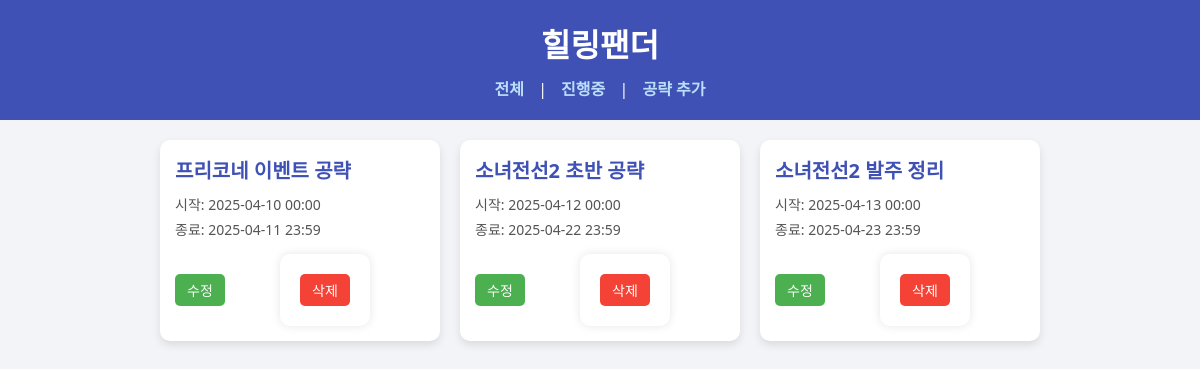
Before: / with the older database file.
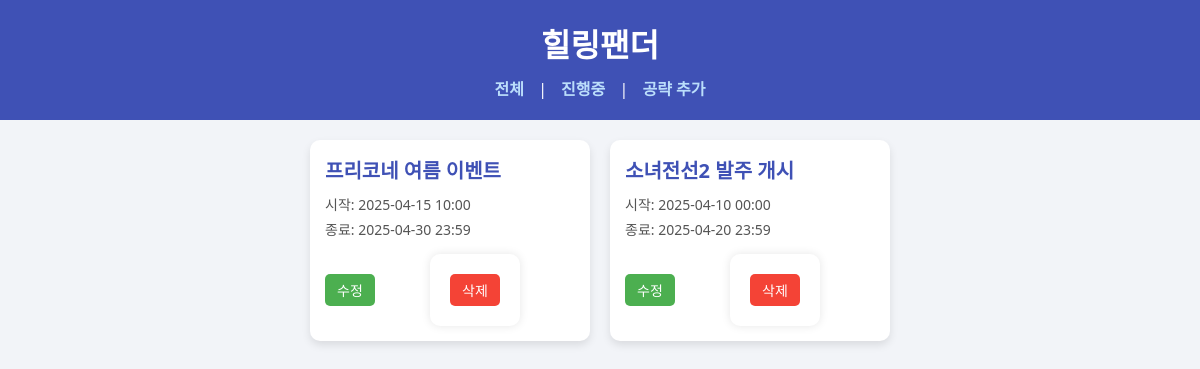
After: the same page with the newer database file.
### tables this page shows
CREATE TABLE guides (
            id INTEGER PRIMARY KEY AUTOINCREMENT,
            title TEXT NOT NULL,
            description TEXT,
            category TEXT,
            image_filename TEXT,
            start_date TEXT,
            end_date TEXT
        );

### app.py (the view)
@app.route('/')
def index():
    conn = get_db_connection()
    filter_type = request.args.get('filter', 'all')
    if filter_type == 'active':
        today = datetime.now().isoformat()
        guides = conn.execute('SELECT * FROM guides WHERE end_date >= ?', (today,)).fetchall()
    else:
        guides = conn.execute('SELECT * FROM guides').fetchall()
    categories = list(set([guide['category'] for guide in guides if guide['category']]))
    conn.close()
    return render_template('index.html', guides=guides, categories=categories, filter_type=filter_type)

### app.py (called while the page is built)
def get_db_connection():
    conn = sqlite3.connect('guides.db')
    conn.row_factory = sqlite3.Row
    return conn

@app.template_filter('format_datetime')
def format_datetime(value):
    try:
        dt = datetime.fromisoformat(value)
        return dt.strftime('%Y-%m-%d %H:%M')
    except Exception:
        return value

### templates/index.html (shortened to what this page needs)
<!DOCTYPE html>
<html lang="ko">
<head>
    <link rel="stylesheet" href="{{ url_for('static', filename='style.css') }}">
</head>
<body>
    <header>
        <h1>힐링팬더</h1>
        <nav>
            <a href="{{ url_for('index') }}">전체</a> |
            <a href="{{ url_for('index', filter='active') }}">진행중</a> |
            <a href="{{ url_for('add_guide') }}">공략 추가</a>
        </nav>
    </header>
    <main>
        <div class="card-container">
            {% for guide in guides %}
            <div class="card">
                <div class="card-body">
                    <h3>{{ guide['title'] }}</h3>
                    <p>시작: {{ guide['start_date']|format_datetime }}</p>
                    <p>종료: {{ guide['end_date']|format_datetime }}</p>
                    <div class="card-actions">
                        <a href="{{ url_for('edit_guide', guide_id=guide['id']) }}">수정</a>
                        <form action="{{ url_for('delete_guide', guide_id=guide['id']) }}" method="POST" style="display:inline;">
                            <button type="submit" onclick="return confirm('삭제하시겠습니까?');">삭제</button>
                        </form>
                    </div>
                </div>
            </div>
            {% endfor %}
        </div>
    </main>
</body>
</html>

### static/style.css (style rules this page uses)
body { font-family: 'Segoe UI', Tahoma, Geneva, Verdana, sans-serif; background-color: #f2f4f8; margin: 0; padding: 0; color: #333; }
header { background-color: #3f51b5; color: white; padding: 20px; text-align: center; }
header h1 { margin: 0; }
nav { margin-top: 10px; }
nav a { color: #bbdefb; margin: 0 10px; text-decoration: none; font-weight: bold; }
main { padding: 20px; }
form { max-width: 600px; margin: auto; background: white; padding: 20px; border-radius: 10px; box-shadow: 0 0 10px rgba(0, 0, 0, 0.1); }
button { padding: 10px 20px; background-color: #3f51b5; color: white; border: none; border-radius: 5px; cursor: pointer; }
.card-container { display: flex; flex-wrap: wrap; gap: 20px; justify-content: center; }
.card { background: white; width: 280px; border-radius: 10px; overflow: hidden; box-shadow: 0 4px 8px rgba(0, 0, 0, 0.1); transition: transform 0.2s ease; }
.card-body { padding: 15px; }
.card-body h3 { margin: 0 0 10px; font-size: 20px; color: #3f51b5; }
.card-body p { margin: 5px 0; font-size: 14px; color: #555; }
.card-actions { display: flex; justify-content: space-between; align-items: center; margin-top: 15px; }
.card-actions a, .card-actions button { font-size: 14px; padding: 6px 12px; border: none; border-radius: 5px; text-decoration: none; cursor: pointer; }
.card-actions a { background-color: #4caf50; color: white; }
.card-actions button { background-color: #f44336; color: white; }

Changed rows visible on the page:
removed guides: title "소녀전선2 발주 정리", start_date "2025-04-13 00:00", end_date "2025-04-23 23:59"
changed guides: title "프리코네 이벤트 공략" → "프리코네 여름 이벤트"; start_date "2025-04-10 00:00" → "2025-04-15 10:00"; end_date "2025-04-11 23:59" → "2025-04-30 23:59"
changed guides: title "소녀전선2 초반 공략" → "소녀전선2 발주 개시"; start_date "2025-04-12 00:00" → "2025-04-10 00:00"; end_date "2025-04-22 23:59" → "2025-04-20 23:59"
